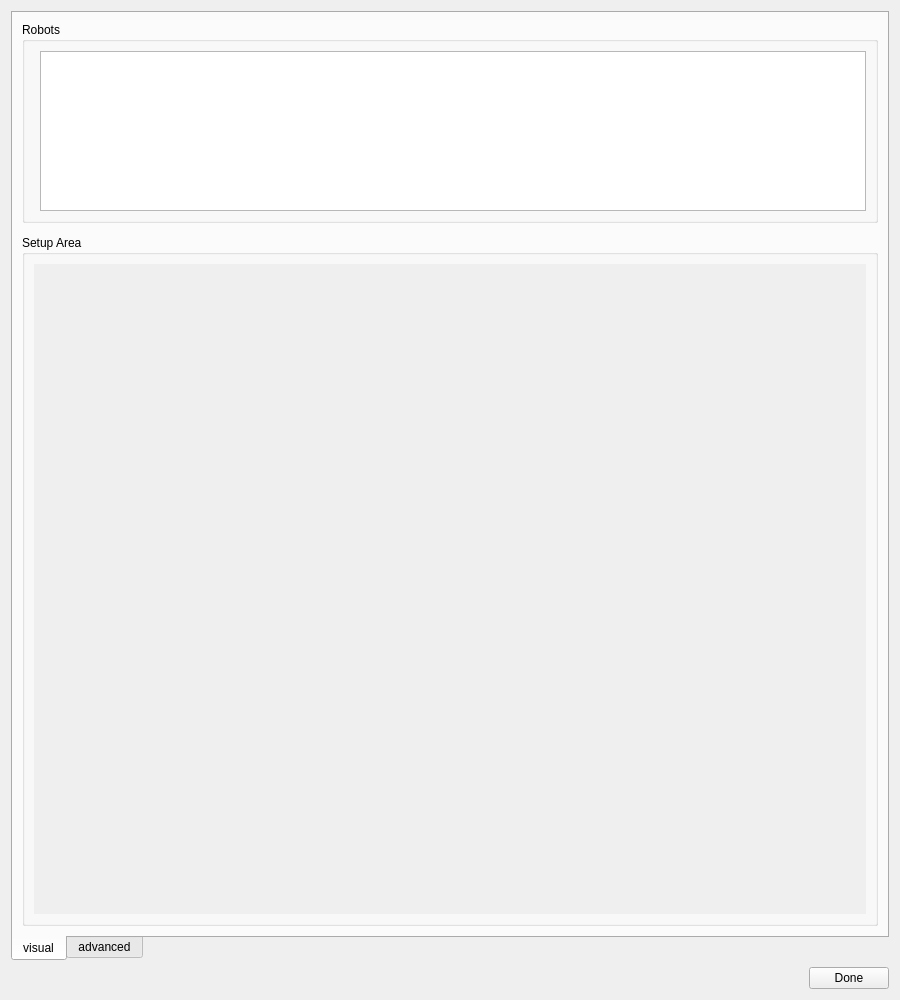
<?xml version="1.0" encoding="UTF-8"?>
<ui version="4.0">
 <class>RobotManager</class>
 <widget class="QWidget" name="RobotManager">
  <property name="geometry">
   <rect>
    <x>0</x>
    <y>0</y>
    <width>900</width>
    <height>1000</height>
   </rect>
  </property>
  <property name="sizePolicy">
   <sizepolicy hsizetype="Expanding" vsizetype="MinimumExpanding">
    <horstretch>0</horstretch>
    <verstretch>0</verstretch>
   </sizepolicy>
  </property>
  <property name="minimumSize">
   <size>
    <width>0</width>
    <height>0</height>
   </size>
  </property>
  <property name="windowTitle">
   <string>Robot Manager</string>
  </property>
  <layout class="QGridLayout" name="gridLayout">
   <item row="0" column="0" colspan="2">
    <widget class="QTabWidget" name="mpModeTab">
     <property name="sizePolicy">
      <sizepolicy hsizetype="Expanding" vsizetype="Expanding">
       <horstretch>0</horstretch>
       <verstretch>0</verstretch>
      </sizepolicy>
     </property>
     <property name="tabPosition">
      <enum>QTabWidget::South</enum>
     </property>
     <property name="currentIndex">
      <number>0</number>
     </property>
     <widget class="QWidget" name="tab">
      <property name="minimumSize">
       <size>
        <width>800</width>
        <height>0</height>
       </size>
      </property>
      <attribute name="title">
       <string>visual</string>
      </attribute>
      <layout class="QVBoxLayout" name="verticalLayout_2">
       <property name="spacing">
        <number>12</number>
       </property>
       <item>
        <widget class="QGroupBox" name="groupBox_Robots">
         <property name="sizePolicy">
          <sizepolicy hsizetype="Expanding" vsizetype="Fixed">
           <horstretch>0</horstretch>
           <verstretch>0</verstretch>
          </sizepolicy>
         </property>
         <property name="minimumSize">
          <size>
           <width>0</width>
           <height>200</height>
          </size>
         </property>
         <property name="title">
          <string>Robots</string>
         </property>
         <layout class="QFormLayout" name="formLayout_2">
          <property name="sizeConstraint">
           <enum>QLayout::SetNoConstraint</enum>
          </property>
          <property name="bottomMargin">
           <number>9</number>
          </property>
          <item row="0" column="1">
           <widget class="QListWidget" name="mpSimpleRobotIconList">
            <property name="sizePolicy">
             <sizepolicy hsizetype="Expanding" vsizetype="Fixed">
              <horstretch>0</horstretch>
              <verstretch>0</verstretch>
             </sizepolicy>
            </property>
            <property name="minimumSize">
             <size>
              <width>0</width>
              <height>160</height>
             </size>
            </property>
            <property name="maximumSize">
             <size>
              <width>16777215</width>
              <height>100</height>
             </size>
            </property>
            <property name="acceptDrops">
             <bool>true</bool>
            </property>
            <property name="editTriggers">
             <set>QAbstractItemView::NoEditTriggers</set>
            </property>
            <property name="dragEnabled">
             <bool>true</bool>
            </property>
            <property name="dragDropMode">
             <enum>QAbstractItemView::DragDrop</enum>
            </property>
            <property name="iconSize">
             <size>
              <width>128</width>
              <height>128</height>
             </size>
            </property>
            <property name="textElideMode">
             <enum>Qt::ElideMiddle</enum>
            </property>
            <property name="verticalScrollMode">
             <enum>QAbstractItemView::ScrollPerPixel</enum>
            </property>
            <property name="movement">
             <enum>QListView::Snap</enum>
            </property>
            <property name="flow">
             <enum>QListView::LeftToRight</enum>
            </property>
            <property name="resizeMode">
             <enum>QListView::Adjust</enum>
            </property>
            <property name="viewMode">
             <enum>QListView::IconMode</enum>
            </property>
            <property name="uniformItemSizes">
             <bool>true</bool>
            </property>
           </widget>
          </item>
         </layout>
        </widget>
       </item>
       <item>
        <widget class="QGroupBox" name="groupBox_Setup">
         <property name="sizePolicy">
          <sizepolicy hsizetype="Preferred" vsizetype="Expanding">
           <horstretch>0</horstretch>
           <verstretch>0</verstretch>
          </sizepolicy>
         </property>
         <property name="minimumSize">
          <size>
           <width>0</width>
           <height>450</height>
          </size>
         </property>
         <property name="title">
          <string>Setup Area</string>
         </property>
         <layout class="QVBoxLayout" name="verticalLayout_6">
          <property name="sizeConstraint">
           <enum>QLayout::SetMinimumSize</enum>
          </property>
          <item>
           <widget class="QScrollArea" name="mpSimpleModeScrollArea">
            <property name="sizePolicy">
             <sizepolicy hsizetype="Expanding" vsizetype="Preferred">
              <horstretch>0</horstretch>
              <verstretch>0</verstretch>
             </sizepolicy>
            </property>
            <property name="minimumSize">
             <size>
              <width>250</width>
              <height>0</height>
             </size>
            </property>
            <property name="frameShape">
             <enum>QFrame::NoFrame</enum>
            </property>
            <property name="frameShadow">
             <enum>QFrame::Plain</enum>
            </property>
            <property name="lineWidth">
             <number>0</number>
            </property>
            <property name="verticalScrollBarPolicy">
             <enum>Qt::ScrollBarAlwaysOff</enum>
            </property>
            <property name="widgetResizable">
             <bool>true</bool>
            </property>
            <widget class="QWidget" name="mpSimpleRobotList">
             <property name="geometry">
              <rect>
               <x>0</x>
               <y>0</y>
               <width>836</width>
               <height>650</height>
              </rect>
             </property>
             <property name="sizePolicy">
              <sizepolicy hsizetype="Preferred" vsizetype="Preferred">
               <horstretch>0</horstretch>
               <verstretch>0</verstretch>
              </sizepolicy>
             </property>
             <property name="minimumSize">
              <size>
               <width>0</width>
               <height>0</height>
              </size>
             </property>
             <layout class="QHBoxLayout" name="mpSimpleRobotListLayout">
              <property name="sizeConstraint">
               <enum>QLayout::SetMinimumSize</enum>
              </property>
              <item>
               <spacer name="horizontalSpacer">
                <property name="orientation">
                 <enum>Qt::Horizontal</enum>
                </property>
                <property name="sizeType">
                 <enum>QSizePolicy::Expanding</enum>
                </property>
                <property name="sizeHint" stdset="0">
                 <size>
                  <width>40</width>
                  <height>20</height>
                 </size>
                </property>
               </spacer>
              </item>
             </layout>
            </widget>
           </widget>
          </item>
         </layout>
        </widget>
       </item>
      </layout>
     </widget>
     <widget class="QWidget" name="mpAdvancedTab">
      <attribute name="title">
       <string>advanced</string>
      </attribute>
      <layout class="QGridLayout" name="gridLayout_2" columnstretch="1,1">
       <item row="0" column="0" colspan="2">
        <layout class="QHBoxLayout" name="horizontalLayout" stretch="1,0,0,0,0,0">
         <item>
          <widget class="QComboBox" name="mpRobotSelector"/>
         </item>
         <item>
          <widget class="QPushButton" name="mpAddRobotButton">
           <property name="text">
            <string>add robot</string>
           </property>
          </widget>
         </item>
         <item>
          <widget class="QPushButton" name="mpLoadButton">
           <property name="enabled">
            <bool>false</bool>
           </property>
           <property name="toolTip">
            <string>Loads a specific configuration for the currently selected robot.</string>
           </property>
           <property name="text">
            <string>load</string>
           </property>
          </widget>
         </item>
         <item>
          <widget class="QPushButton" name="mpRenameButton">
           <property name="enabled">
            <bool>false</bool>
           </property>
           <property name="text">
            <string>rename</string>
           </property>
          </widget>
         </item>
         <item>
          <widget class="QPushButton" name="mpSaveButton">
           <property name="enabled">
            <bool>false</bool>
           </property>
           <property name="text">
            <string>save ...</string>
           </property>
          </widget>
         </item>
         <item>
          <widget class="QPushButton" name="mpRemoveButton">
           <property name="enabled">
            <bool>false</bool>
           </property>
           <property name="text">
            <string>remove</string>
           </property>
          </widget>
         </item>
        </layout>
       </item>
       <item row="1" column="0">
        <widget class="QTreeWidget" name="mpRobotTree">
         <column>
          <property name="text">
           <string>Part</string>
          </property>
         </column>
         <column>
          <property name="text">
           <string>Info</string>
          </property>
         </column>
        </widget>
       </item>
       <item row="1" column="1">
        <widget class="QGroupBox" name="groupBox">
         <property name="title">
          <string>Item Configuration</string>
         </property>
         <layout class="QGridLayout" name="gridLayout_3">
          <item row="0" column="0">
           <widget class="cedar::proc::aux::gui::PropertyPane" name="mpPropertyPane" native="true"/>
          </item>
         </layout>
        </widget>
       </item>
      </layout>
     </widget>
    </widget>
   </item>
   <item row="1" column="0">
    <spacer name="horizontalSpacer_2">
     <property name="orientation">
      <enum>Qt::Horizontal</enum>
     </property>
     <property name="sizeHint" stdset="0">
      <size>
       <width>40</width>
       <height>20</height>
      </size>
     </property>
    </spacer>
   </item>
   <item row="1" column="1">
    <widget class="QPushButton" name="mpCloseButton">
     <property name="text">
      <string>Done</string>
     </property>
    </widget>
   </item>
  </layout>
 </widget>
 <customwidgets>
  <customwidget>
   <class>cedar::proc::aux::gui::PropertyPane</class>
   <extends>QWidget</extends>
   <header>cedar/processing/auxiliaries/gui/PropertyPane.h</header>
   <container>1</container>
  </customwidget>
 </customwidgets>
 <resources/>
 <connections/>
</ui>
